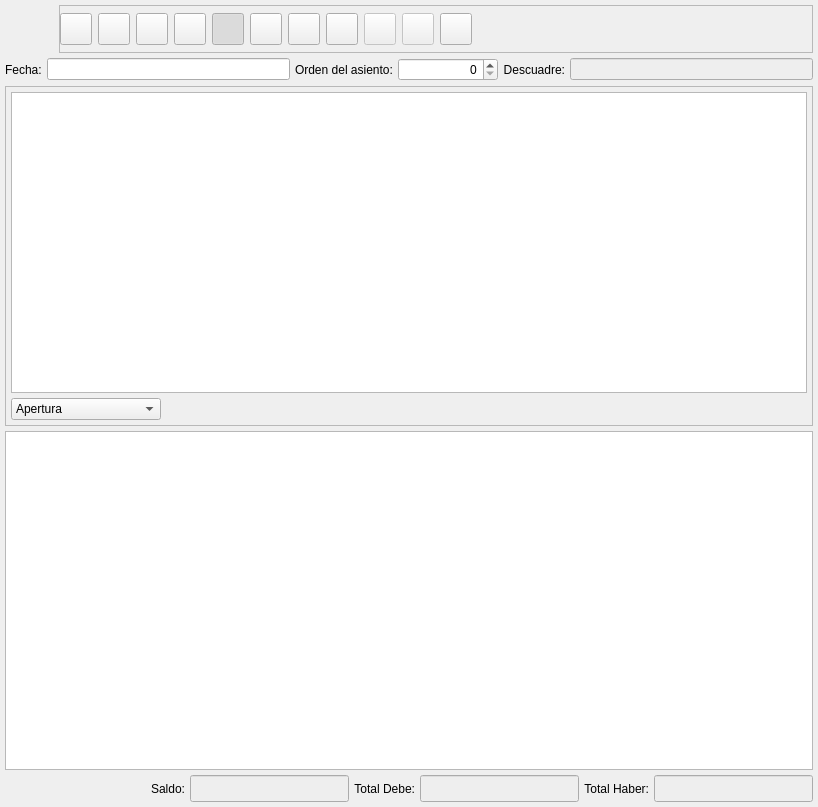
<ui version="4.0" >
 <author>Tomeu Borras</author>
 <class>AsientoBase</class>
 <widget class="QWidget" name="AsientoBase" >
  <property name="geometry" >
   <rect>
    <x>0</x>
    <y>0</y>
    <width>818</width>
    <height>807</height>
   </rect>
  </property>
  <property name="windowTitle" >
   <string>Asiento</string>
  </property>
  <property name="windowIcon" >
   <iconset resource="../../bulmages.qrc" >:/BulmaCont32x32/images/png/i_lapiz.xpm</iconset>
  </property>
  <layout class="QVBoxLayout" >
   <property name="spacing" >
    <number>5</number>
   </property>
   <property name="leftMargin" >
    <number>5</number>
   </property>
   <property name="topMargin" >
    <number>5</number>
   </property>
   <property name="rightMargin" >
    <number>5</number>
   </property>
   <property name="bottomMargin" >
    <number>5</number>
   </property>
   <item>
    <layout class="QHBoxLayout" >
     <property name="spacing" >
      <number>6</number>
     </property>
     <property name="leftMargin" >
      <number>0</number>
     </property>
     <property name="topMargin" >
      <number>0</number>
     </property>
     <property name="rightMargin" >
      <number>0</number>
     </property>
     <property name="bottomMargin" >
      <number>0</number>
     </property>
     <item>
      <widget class="QLabel" name="pixmapLabel1" >
       <property name="sizePolicy" >
        <sizepolicy vsizetype="Fixed" hsizetype="Fixed" >
         <horstretch>0</horstretch>
         <verstretch>0</verstretch>
        </sizepolicy>
       </property>
       <property name="minimumSize" >
        <size>
         <width>48</width>
         <height>48</height>
        </size>
       </property>
       <property name="maximumSize" >
        <size>
         <width>48</width>
         <height>48</height>
        </size>
       </property>
       <property name="pixmap" >
        <pixmap resource="../../bulmages.qrc" >:/BulmaCont32x32/images/png/i_lapiz.xpm</pixmap>
       </property>
       <property name="scaledContents" >
        <bool>true</bool>
       </property>
      </widget>
     </item>
     <item>
      <widget class="QFrame" name="mui_framebotones" >
       <property name="sizePolicy" >
        <sizepolicy vsizetype="Fixed" hsizetype="Expanding" >
         <horstretch>0</horstretch>
         <verstretch>0</verstretch>
        </sizepolicy>
       </property>
       <property name="minimumSize" >
        <size>
         <width>42</width>
         <height>42</height>
        </size>
       </property>
       <property name="maximumSize" >
        <size>
         <width>16777215</width>
         <height>48</height>
        </size>
       </property>
       <property name="frameShape" >
        <enum>QFrame::StyledPanel</enum>
       </property>
       <property name="frameShadow" >
        <enum>QFrame::Raised</enum>
       </property>
       <layout class="QHBoxLayout" >
        <property name="leftMargin" >
         <number>0</number>
        </property>
        <property name="topMargin" >
         <number>0</number>
        </property>
        <property name="rightMargin" >
         <number>0</number>
        </property>
        <property name="bottomMargin" >
         <number>0</number>
        </property>
        <item>
         <widget class="QToolButton" name="mui_abrirasiento" >
          <property name="sizePolicy" >
           <sizepolicy vsizetype="Fixed" hsizetype="Fixed" >
            <horstretch>0</horstretch>
            <verstretch>0</verstretch>
           </sizepolicy>
          </property>
          <property name="minimumSize" >
           <size>
            <width>32</width>
            <height>32</height>
           </size>
          </property>
          <property name="maximumSize" >
           <size>
            <width>32</width>
            <height>32</height>
           </size>
          </property>
          <property name="toolTip" >
           <string>Abrir asiento</string>
          </property>
          <property name="whatsThis" >
           <string>Abrir asiento</string>
          </property>
          <property name="text" >
           <string/>
          </property>
          <property name="icon" >
           <iconset resource="../../bulmages.qrc" >:/BulmaCont32x32/images/png/decrypted.png</iconset>
          </property>
          <property name="iconSize" >
           <size>
            <width>32</width>
            <height>32</height>
           </size>
          </property>
          <property name="shortcut" >
           <string>Ctrl+A</string>
          </property>
         </widget>
        </item>
        <item>
         <widget class="QToolButton" name="mui_cerrarasiento" >
          <property name="sizePolicy" >
           <sizepolicy vsizetype="Fixed" hsizetype="Fixed" >
            <horstretch>0</horstretch>
            <verstretch>0</verstretch>
           </sizepolicy>
          </property>
          <property name="minimumSize" >
           <size>
            <width>32</width>
            <height>32</height>
           </size>
          </property>
          <property name="maximumSize" >
           <size>
            <width>32</width>
            <height>32</height>
           </size>
          </property>
          <property name="toolTip" >
           <string>Cerrar asiento</string>
          </property>
          <property name="whatsThis" >
           <string>Cerrar asiento</string>
          </property>
          <property name="text" >
           <string/>
          </property>
          <property name="icon" >
           <iconset resource="../../bulmages.qrc" >:/BulmaCont32x32/images/png/encrypted.png</iconset>
          </property>
          <property name="iconSize" >
           <size>
            <width>32</width>
            <height>32</height>
           </size>
          </property>
          <property name="shortcut" >
           <string>Ctrl+C</string>
          </property>
         </widget>
        </item>
        <item>
         <widget class="QToolButton" name="mui_guardarasiento" >
          <property name="sizePolicy" >
           <sizepolicy vsizetype="Fixed" hsizetype="Fixed" >
            <horstretch>0</horstretch>
            <verstretch>0</verstretch>
           </sizepolicy>
          </property>
          <property name="minimumSize" >
           <size>
            <width>32</width>
            <height>32</height>
           </size>
          </property>
          <property name="maximumSize" >
           <size>
            <width>32</width>
            <height>32</height>
           </size>
          </property>
          <property name="toolTip" >
           <string>Guardar asiento</string>
          </property>
          <property name="whatsThis" >
           <string>Guardar asiento</string>
          </property>
          <property name="text" >
           <string/>
          </property>
          <property name="icon" >
           <iconset resource="../../bulmages.qrc" >:/Images/edit-save.svg</iconset>
          </property>
          <property name="iconSize" >
           <size>
            <width>32</width>
            <height>32</height>
           </size>
          </property>
          <property name="shortcut" >
           <string>Ctrl+S</string>
          </property>
         </widget>
        </item>
        <item>
         <widget class="QToolButton" name="mui_nuevoasiento" >
          <property name="sizePolicy" >
           <sizepolicy vsizetype="Fixed" hsizetype="Fixed" >
            <horstretch>0</horstretch>
            <verstretch>0</verstretch>
           </sizepolicy>
          </property>
          <property name="minimumSize" >
           <size>
            <width>32</width>
            <height>32</height>
           </size>
          </property>
          <property name="maximumSize" >
           <size>
            <width>32</width>
            <height>32</height>
           </size>
          </property>
          <property name="toolTip" >
           <string>Nuevo asiento</string>
          </property>
          <property name="statusTip" >
           <string comment="Nuevo asiento" >Nuevo asiento</string>
          </property>
          <property name="whatsThis" >
           <string>Nuevo asiento</string>
          </property>
          <property name="accessibleDescription" >
           <string comment="Nuevo asiento" >Nuevo asiento</string>
          </property>
          <property name="text" >
           <string/>
          </property>
          <property name="icon" >
           <iconset resource="../../bulmages.qrc" >:/Images/document-new.svg</iconset>
          </property>
          <property name="iconSize" >
           <size>
            <width>32</width>
            <height>32</height>
           </size>
          </property>
          <property name="shortcut" >
           <string>Ctrl+N</string>
          </property>
         </widget>
        </item>
        <item>
         <widget class="QToolButton" name="mui_detalles" >
          <property name="sizePolicy" >
           <sizepolicy vsizetype="Fixed" hsizetype="Fixed" >
            <horstretch>0</horstretch>
            <verstretch>0</verstretch>
           </sizepolicy>
          </property>
          <property name="minimumSize" >
           <size>
            <width>32</width>
            <height>32</height>
           </size>
          </property>
          <property name="maximumSize" >
           <size>
            <width>32</width>
            <height>32</height>
           </size>
          </property>
          <property name="toolTip" >
           <string>Extender asiento</string>
          </property>
          <property name="whatsThis" >
           <string>Extender asiento</string>
          </property>
          <property name="text" >
           <string/>
          </property>
          <property name="icon" >
           <iconset resource="../../bulmages.qrc" >:/Images/document-open.svg</iconset>
          </property>
          <property name="iconSize" >
           <size>
            <width>32</width>
            <height>32</height>
           </size>
          </property>
          <property name="shortcut" >
           <string>Ctrl+E</string>
          </property>
          <property name="checkable" >
           <bool>true</bool>
          </property>
          <property name="checked" >
           <bool>true</bool>
          </property>
         </widget>
        </item>
        <item>
         <widget class="QToolButton" name="mui_configurar" >
          <property name="minimumSize" >
           <size>
            <width>32</width>
            <height>32</height>
           </size>
          </property>
          <property name="maximumSize" >
           <size>
            <width>32</width>
            <height>32</height>
           </size>
          </property>
          <property name="toolTip" >
           <string>Configurar</string>
          </property>
          <property name="whatsThis" >
           <string>Configurar</string>
          </property>
          <property name="text" >
           <string/>
          </property>
          <property name="icon" >
           <iconset resource="../../bulmages.qrc" >:/Images/document-properties.svg</iconset>
          </property>
          <property name="iconSize" >
           <size>
            <width>22</width>
            <height>22</height>
           </size>
          </property>
          <property name="checkable" >
           <bool>true</bool>
          </property>
          <property name="checked" >
           <bool>false</bool>
          </property>
         </widget>
        </item>
        <item>
         <widget class="QToolButton" name="mui_borrar" >
          <property name="sizePolicy" >
           <sizepolicy vsizetype="Fixed" hsizetype="Fixed" >
            <horstretch>0</horstretch>
            <verstretch>0</verstretch>
           </sizepolicy>
          </property>
          <property name="minimumSize" >
           <size>
            <width>32</width>
            <height>32</height>
           </size>
          </property>
          <property name="maximumSize" >
           <size>
            <width>32</width>
            <height>32</height>
           </size>
          </property>
          <property name="toolTip" >
           <string>Borrar asiento</string>
          </property>
          <property name="whatsThis" >
           <string>Borrar asiento</string>
          </property>
          <property name="text" >
           <string/>
          </property>
          <property name="icon" >
           <iconset resource="../../bulmages.qrc" >:Images/edit-delete.svg</iconset>
          </property>
          <property name="iconSize" >
           <size>
            <width>32</width>
            <height>32</height>
           </size>
          </property>
          <property name="shortcut" >
           <string>Ctrl+D</string>
          </property>
         </widget>
        </item>
        <item>
         <widget class="QToolButton" name="mui_duplicar" >
          <property name="sizePolicy" >
           <sizepolicy vsizetype="Fixed" hsizetype="Fixed" >
            <horstretch>0</horstretch>
            <verstretch>0</verstretch>
           </sizepolicy>
          </property>
          <property name="minimumSize" >
           <size>
            <width>32</width>
            <height>32</height>
           </size>
          </property>
          <property name="maximumSize" >
           <size>
            <width>32</width>
            <height>32</height>
           </size>
          </property>
          <property name="toolTip" >
           <string>Duplicar asiento</string>
          </property>
          <property name="whatsThis" >
           <string>Duplicar asiento</string>
          </property>
          <property name="text" >
           <string/>
          </property>
          <property name="icon" >
           <iconset resource="../../bulmages.qrc" >:/BulmaCont32x32/images/png/igualant.xpm</iconset>
          </property>
          <property name="iconSize" >
           <size>
            <width>32</width>
            <height>32</height>
           </size>
          </property>
          <property name="shortcut" >
           <string>Ctrl+D</string>
          </property>
         </widget>
        </item>
        <item>
         <widget class="QToolButton" name="mui_exportar" >
          <property name="enabled" >
           <bool>false</bool>
          </property>
          <property name="sizePolicy" >
           <sizepolicy vsizetype="Fixed" hsizetype="Fixed" >
            <horstretch>0</horstretch>
            <verstretch>0</verstretch>
           </sizepolicy>
          </property>
          <property name="minimumSize" >
           <size>
            <width>32</width>
            <height>32</height>
           </size>
          </property>
          <property name="maximumSize" >
           <size>
            <width>32</width>
            <height>32</height>
           </size>
          </property>
          <property name="toolTip" >
           <string>Exportar asiento</string>
          </property>
          <property name="whatsThis" >
           <string>Exportar asiento</string>
          </property>
          <property name="text" >
           <string/>
          </property>
          <property name="icon" >
           <iconset resource="../../bulmages.qrc" >:/Genericos32x32/images/png/i_immportar.png</iconset>
          </property>
          <property name="iconSize" >
           <size>
            <width>32</width>
            <height>32</height>
           </size>
          </property>
         </widget>
        </item>
        <item>
         <widget class="QToolButton" name="mui_importar" >
          <property name="enabled" >
           <bool>false</bool>
          </property>
          <property name="sizePolicy" >
           <sizepolicy vsizetype="Fixed" hsizetype="Fixed" >
            <horstretch>0</horstretch>
            <verstretch>0</verstretch>
           </sizepolicy>
          </property>
          <property name="minimumSize" >
           <size>
            <width>32</width>
            <height>32</height>
           </size>
          </property>
          <property name="maximumSize" >
           <size>
            <width>32</width>
            <height>32</height>
           </size>
          </property>
          <property name="toolTip" >
           <string>Importar asiento</string>
          </property>
          <property name="whatsThis" >
           <string>Importar asiento</string>
          </property>
          <property name="text" >
           <string/>
          </property>
          <property name="icon" >
           <iconset resource="../../bulmages.qrc" >:/Genericos32x32/images/png/i_exportar.png</iconset>
          </property>
          <property name="iconSize" >
           <size>
            <width>32</width>
            <height>32</height>
           </size>
          </property>
         </widget>
        </item>
        <item>
         <widget class="QToolButton" name="mui_inteligente" >
          <property name="sizePolicy" >
           <sizepolicy vsizetype="Fixed" hsizetype="Fixed" >
            <horstretch>0</horstretch>
            <verstretch>0</verstretch>
           </sizepolicy>
          </property>
          <property name="minimumSize" >
           <size>
            <width>32</width>
            <height>32</height>
           </size>
          </property>
          <property name="maximumSize" >
           <size>
            <width>32</width>
            <height>32</height>
           </size>
          </property>
          <property name="toolTip" >
           <string>Asientos Inteligentes</string>
          </property>
          <property name="whatsThis" >
           <string>Asientos Inteligentes</string>
          </property>
          <property name="text" >
           <string/>
          </property>
          <property name="icon" >
           <iconset resource="../../bulmages.qrc" >:/BulmaCont32x32/images/png/wizard.png</iconset>
          </property>
          <property name="iconSize" >
           <size>
            <width>32</width>
            <height>32</height>
           </size>
          </property>
          <property name="shortcut" >
           <string>Ctrl+M</string>
          </property>
         </widget>
        </item>
        <item>
         <widget class="QFrame" name="mui_plugbotones" >
          <property name="sizePolicy" >
           <sizepolicy vsizetype="Fixed" hsizetype="Fixed" >
            <horstretch>0</horstretch>
            <verstretch>0</verstretch>
           </sizepolicy>
          </property>
          <property name="minimumSize" >
           <size>
            <width>32</width>
            <height>32</height>
           </size>
          </property>
          <property name="frameShape" >
           <enum>QFrame::NoFrame</enum>
          </property>
          <property name="frameShadow" >
           <enum>QFrame::Plain</enum>
          </property>
          <property name="lineWidth" >
           <number>0</number>
          </property>
         </widget>
        </item>
        <item>
         <spacer>
          <property name="orientation" >
           <enum>Qt::Horizontal</enum>
          </property>
          <property name="sizeType" >
           <enum>QSizePolicy::Expanding</enum>
          </property>
          <property name="sizeHint" >
           <size>
            <width>201</width>
            <height>44</height>
           </size>
          </property>
         </spacer>
        </item>
       </layout>
      </widget>
     </item>
    </layout>
   </item>
   <item>
    <layout class="QHBoxLayout" >
     <property name="spacing" >
      <number>5</number>
     </property>
     <property name="leftMargin" >
      <number>0</number>
     </property>
     <property name="topMargin" >
      <number>0</number>
     </property>
     <property name="rightMargin" >
      <number>0</number>
     </property>
     <property name="bottomMargin" >
      <number>0</number>
     </property>
     <item>
      <widget class="QLabel" name="TextLabel2" >
       <property name="text" >
        <string>Fecha:</string>
       </property>
      </widget>
     </item>
     <item>
      <widget class="BusquedaFecha" name="mui_fecha" >
       <property name="minimumSize" >
        <size>
         <width>150</width>
         <height>0</height>
        </size>
       </property>
      </widget>
     </item>
     <item>
      <widget class="QLabel" name="TextLabel1" >
       <property name="text" >
        <string>Orden del asiento:</string>
       </property>
      </widget>
     </item>
     <item>
      <widget class="QSpinBox" name="mui_ordenasiento" >
       <property name="minimumSize" >
        <size>
         <width>100</width>
         <height>0</height>
        </size>
       </property>
       <property name="alignment" >
        <set>Qt::AlignRight</set>
       </property>
       <property name="maximum" >
        <number>99999999</number>
       </property>
       <property name="value" >
        <number>0</number>
       </property>
      </widget>
     </item>
     <item>
      <widget class="QLabel" name="TextLabel1_3" >
       <property name="text" >
        <string>Descuadre:</string>
       </property>
       <property name="alignment" >
        <set>Qt::AlignRight|Qt::AlignTrailing|Qt::AlignVCenter</set>
       </property>
      </widget>
     </item>
     <item>
      <widget class="QLineEdit" name="m_descuadre" >
       <property name="minimumSize" >
        <size>
         <width>150</width>
         <height>0</height>
        </size>
       </property>
       <property name="palette" >
        <palette>
         <active>
          <colorrole role="Base" >
           <brush brushstyle="SolidPattern" >
            <color alpha="255" >
             <red>238</red>
             <green>238</green>
             <blue>238</blue>
            </color>
           </brush>
          </colorrole>
         </active>
         <inactive>
          <colorrole role="Base" >
           <brush brushstyle="SolidPattern" >
            <color alpha="255" >
             <red>238</red>
             <green>238</green>
             <blue>238</blue>
            </color>
           </brush>
          </colorrole>
         </inactive>
         <disabled>
          <colorrole role="Base" >
           <brush brushstyle="SolidPattern" >
            <color alpha="255" >
             <red>255</red>
             <green>255</green>
             <blue>255</blue>
            </color>
           </brush>
          </colorrole>
         </disabled>
        </palette>
       </property>
       <property name="alignment" >
        <set>Qt::AlignRight</set>
       </property>
       <property name="readOnly" >
        <bool>true</bool>
       </property>
      </widget>
     </item>
    </layout>
   </item>
   <item>
    <widget class="QFrame" name="frame" >
     <property name="frameShape" >
      <enum>QFrame::StyledPanel</enum>
     </property>
     <property name="frameShadow" >
      <enum>QFrame::Raised</enum>
     </property>
     <layout class="QVBoxLayout" >
      <property name="spacing" >
       <number>5</number>
      </property>
      <property name="leftMargin" >
       <number>5</number>
      </property>
      <property name="topMargin" >
       <number>5</number>
      </property>
      <property name="rightMargin" >
       <number>5</number>
      </property>
      <property name="bottomMargin" >
       <number>5</number>
      </property>
      <item>
       <widget class="QTextEdit" name="mui_comentariosAsiento" />
      </item>
      <item>
       <layout class="QHBoxLayout" >
        <property name="spacing" >
         <number>5</number>
        </property>
        <property name="leftMargin" >
         <number>0</number>
        </property>
        <property name="topMargin" >
         <number>0</number>
        </property>
        <property name="rightMargin" >
         <number>0</number>
        </property>
        <property name="bottomMargin" >
         <number>0</number>
        </property>
        <item>
         <widget class="QComboBox" name="mui_claseAsiento" >
          <property name="minimumSize" >
           <size>
            <width>150</width>
            <height>0</height>
           </size>
          </property>
          <item>
           <property name="text" >
            <string>Apertura</string>
           </property>
          </item>
          <item>
           <property name="text" >
            <string>Normal</string>
           </property>
          </item>
          <item>
           <property name="text" >
            <string>Regularización</string>
           </property>
          </item>
          <item>
           <property name="text" >
            <string>Cierre</string>
           </property>
          </item>
         </widget>
        </item>
        <item>
         <spacer>
          <property name="orientation" >
           <enum>Qt::Horizontal</enum>
          </property>
          <property name="sizeHint" >
           <size>
            <width>40</width>
            <height>20</height>
           </size>
          </property>
         </spacer>
        </item>
       </layout>
      </item>
     </layout>
    </widget>
   </item>
   <item>
    <widget class="ListLinAsiento1View" name="mui_list" />
   </item>
   <item>
    <layout class="QHBoxLayout" >
     <property name="spacing" >
      <number>5</number>
     </property>
     <property name="leftMargin" >
      <number>0</number>
     </property>
     <property name="topMargin" >
      <number>0</number>
     </property>
     <property name="rightMargin" >
      <number>0</number>
     </property>
     <property name="bottomMargin" >
      <number>0</number>
     </property>
     <item>
      <spacer>
       <property name="orientation" >
        <enum>Qt::Horizontal</enum>
       </property>
       <property name="sizeType" >
        <enum>QSizePolicy::Expanding</enum>
       </property>
       <property name="sizeHint" >
        <size>
         <width>96</width>
         <height>25</height>
        </size>
       </property>
      </spacer>
     </item>
     <item>
      <widget class="QLabel" name="textLabel1" >
       <property name="text" >
        <string>Saldo:</string>
       </property>
       <property name="alignment" >
        <set>Qt::AlignRight|Qt::AlignTrailing|Qt::AlignVCenter</set>
       </property>
      </widget>
     </item>
     <item>
      <widget class="QLineEdit" name="m_saldoCuenta" >
       <property name="enabled" >
        <bool>true</bool>
       </property>
       <property name="sizePolicy" >
        <sizepolicy vsizetype="Fixed" hsizetype="Preferred" >
         <horstretch>0</horstretch>
         <verstretch>0</verstretch>
        </sizepolicy>
       </property>
       <property name="minimumSize" >
        <size>
         <width>150</width>
         <height>0</height>
        </size>
       </property>
       <property name="palette" >
        <palette>
         <active>
          <colorrole role="Base" >
           <brush brushstyle="SolidPattern" >
            <color alpha="255" >
             <red>238</red>
             <green>238</green>
             <blue>238</blue>
            </color>
           </brush>
          </colorrole>
         </active>
         <inactive>
          <colorrole role="Base" >
           <brush brushstyle="SolidPattern" >
            <color alpha="255" >
             <red>238</red>
             <green>238</green>
             <blue>238</blue>
            </color>
           </brush>
          </colorrole>
         </inactive>
         <disabled>
          <colorrole role="Base" >
           <brush brushstyle="SolidPattern" >
            <color alpha="255" >
             <red>255</red>
             <green>255</green>
             <blue>255</blue>
            </color>
           </brush>
          </colorrole>
         </disabled>
        </palette>
       </property>
       <property name="font" >
        <font>
         <pointsize>12</pointsize>
         <weight>75</weight>
         <bold>true</bold>
        </font>
       </property>
       <property name="mouseTracking" >
        <bool>false</bool>
       </property>
       <property name="focusPolicy" >
        <enum>Qt::NoFocus</enum>
       </property>
       <property name="acceptDrops" >
        <bool>false</bool>
       </property>
       <property name="alignment" >
        <set>Qt::AlignRight</set>
       </property>
       <property name="dragEnabled" >
        <bool>false</bool>
       </property>
       <property name="readOnly" >
        <bool>true</bool>
       </property>
      </widget>
     </item>
     <item>
      <widget class="QLabel" name="TextLabel1_2" >
       <property name="text" >
        <string>Total Debe:</string>
       </property>
       <property name="alignment" >
        <set>Qt::AlignRight|Qt::AlignTrailing|Qt::AlignVCenter</set>
       </property>
      </widget>
     </item>
     <item>
      <widget class="QLineEdit" name="m_totaldebe" >
       <property name="sizePolicy" >
        <sizepolicy vsizetype="Fixed" hsizetype="Preferred" >
         <horstretch>0</horstretch>
         <verstretch>0</verstretch>
        </sizepolicy>
       </property>
       <property name="minimumSize" >
        <size>
         <width>150</width>
         <height>0</height>
        </size>
       </property>
       <property name="palette" >
        <palette>
         <active>
          <colorrole role="Base" >
           <brush brushstyle="SolidPattern" >
            <color alpha="255" >
             <red>238</red>
             <green>238</green>
             <blue>238</blue>
            </color>
           </brush>
          </colorrole>
         </active>
         <inactive>
          <colorrole role="Base" >
           <brush brushstyle="SolidPattern" >
            <color alpha="255" >
             <red>238</red>
             <green>238</green>
             <blue>238</blue>
            </color>
           </brush>
          </colorrole>
         </inactive>
         <disabled>
          <colorrole role="Base" >
           <brush brushstyle="SolidPattern" >
            <color alpha="255" >
             <red>255</red>
             <green>255</green>
             <blue>255</blue>
            </color>
           </brush>
          </colorrole>
         </disabled>
        </palette>
       </property>
       <property name="font" >
        <font>
         <pointsize>12</pointsize>
         <weight>75</weight>
         <italic>false</italic>
         <bold>true</bold>
        </font>
       </property>
       <property name="alignment" >
        <set>Qt::AlignRight</set>
       </property>
       <property name="readOnly" >
        <bool>true</bool>
       </property>
      </widget>
     </item>
     <item>
      <widget class="QLabel" name="TextLabel1_4" >
       <property name="text" >
        <string>Total Haber:</string>
       </property>
       <property name="alignment" >
        <set>Qt::AlignRight|Qt::AlignTrailing|Qt::AlignVCenter</set>
       </property>
      </widget>
     </item>
     <item>
      <widget class="QLineEdit" name="m_totalhaber" >
       <property name="sizePolicy" >
        <sizepolicy vsizetype="Fixed" hsizetype="Preferred" >
         <horstretch>0</horstretch>
         <verstretch>0</verstretch>
        </sizepolicy>
       </property>
       <property name="minimumSize" >
        <size>
         <width>150</width>
         <height>0</height>
        </size>
       </property>
       <property name="palette" >
        <palette>
         <active>
          <colorrole role="Base" >
           <brush brushstyle="SolidPattern" >
            <color alpha="255" >
             <red>238</red>
             <green>238</green>
             <blue>238</blue>
            </color>
           </brush>
          </colorrole>
         </active>
         <inactive>
          <colorrole role="Base" >
           <brush brushstyle="SolidPattern" >
            <color alpha="255" >
             <red>238</red>
             <green>238</green>
             <blue>238</blue>
            </color>
           </brush>
          </colorrole>
         </inactive>
         <disabled>
          <colorrole role="Base" >
           <brush brushstyle="SolidPattern" >
            <color alpha="255" >
             <red>255</red>
             <green>255</green>
             <blue>255</blue>
            </color>
           </brush>
          </colorrole>
         </disabled>
        </palette>
       </property>
       <property name="font" >
        <font>
         <pointsize>12</pointsize>
         <weight>75</weight>
         <bold>true</bold>
        </font>
       </property>
       <property name="alignment" >
        <set>Qt::AlignRight</set>
       </property>
       <property name="readOnly" >
        <bool>true</bool>
       </property>
      </widget>
     </item>
    </layout>
   </item>
  </layout>
 </widget>
 <customwidgets>
  <customwidget>
   <class>BusquedaFecha</class>
   <extends>QLineEdit</extends>
   <header>../../bulmalib/src/busquedafecha.h</header>
  </customwidget>
  <customwidget>
   <class>ListLinAsiento1View</class>
   <extends>QTableWidget</extends>
   <header>listlinasiento1view.h</header>
  </customwidget>
 </customwidgets>
 <resources>
  <include location="../../bulmages.qrc" />
 </resources>
 <connections>
  <connection>
   <sender>mui_detalles</sender>
   <signal>toggled(bool)</signal>
   <receiver>frame</receiver>
   <slot>setShown(bool)</slot>
   <hints>
    <hint type="sourcelabel" >
     <x>241</x>
     <y>43</y>
    </hint>
    <hint type="destinationlabel" >
     <x>56</x>
     <y>95</y>
    </hint>
   </hints>
  </connection>
 </connections>
</ui>
